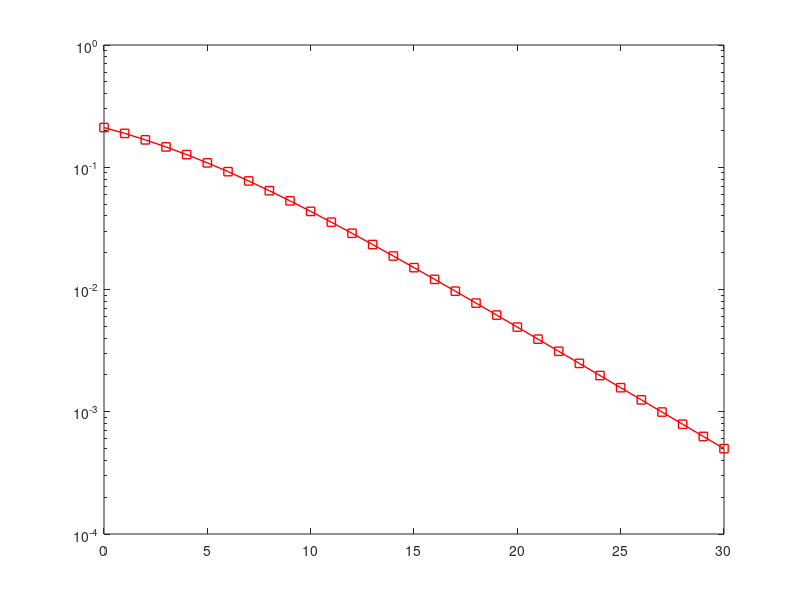

Here is the MATLAB script that generated this plot:
%Revisi Tanggal 5 Maret 2019 di AdWiTech
clc;
clear all;

snr =0:1:30; %dB
gamma = 10.^(snr/10);

R = 1; %without channel coding
% M = 64;
% k = log2(M);

for ii=1:length(snr)
    fprintf('SNR: %d\n', snr(ii));
%     BER_bpsk_awgn(ii)=0.5*erfc(sqrt(gamma(ii)));
%      BER_qpsk_awgn(ii)=0.5*erfc(sqrt(gamma(ii)/2));
%     BER_16qam_awgn(ii)=3/8*erfc(sqrt(gamma(ii)/10))-9/64*erfc(sqrt(gamma(ii)/10))^2;
%     BER_64qam_awgn(ii)=7/24*erfc(sqrt(gamma(ii)/42))-49/384*erfc(sqrt(gamma(ii)/42))^2;
%     BER_bpsk_fading(ii)=0.5*(1-(1/(sqrt(1+(1/(gamma(ii)))))));
     BER_qpsk_fading(ii)=0.5*(1-(1/(sqrt(1+(2/(gamma(ii)))))));
   %  BER_16qam_fading(ii)=3/8*(1-(1/(sqrt(1+(10/gamma(ii))))));
%     BER_64qam_fading(ii)=7/24*(1-(1/(sqrt(1+(42/gamma(ii))))));
%     BER_64qam_fading(ii)=7/24 * ( 1 - sqrt(1/7*gamma(ii)/k./(1+1/7*gamma(ii)/k)) );
end

% semilogy(snr,BER_bpsk_awgn,'-r','linewidth',1);
% hold on;
% semilogy(snr,BER_bpsk_fading,'-r*','linewidth',1)
%  semilogy(snr,BER_qpsk_awgn,'-r*','linewidth',1)
% hold on;
 semilogy(snr,BER_qpsk_fading,'-rs','linewidth',1)
% semilogy(SNR,BER_16qam_awgn,'--r*','linewidth',1)
hold on;
% semilogy(SNR,BER_16qam_fading,'--ro','linewidth',1)
% semilogy(SNR,BER_64qam_awgn,'--m*','linewidth',1)
% hold on;
%  semilogy(SNR,BER_64qam_fading,'--mo','linewidth',1)
axis([0 30 10^-4 10^0])
% grid on;